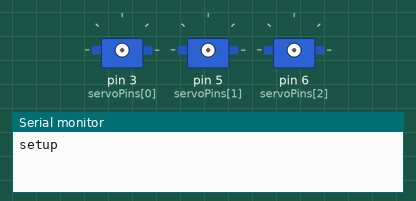
This sketch was run on a simulated Arduino Uno, built with avr-gcc and run on an emulated ATmega328P. Parts: 3 × servo, the last lines printed to the serial monitor.

Above: at 0.1 s.
At 5.2 s:
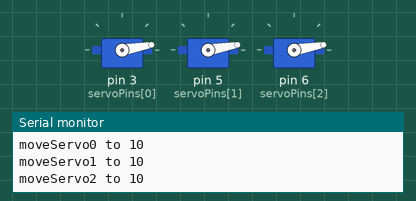
At 12.2 s:
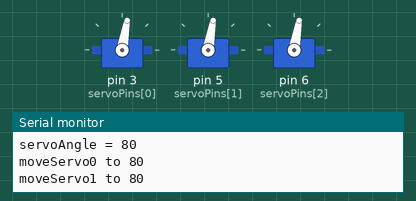
At 17.3 s:
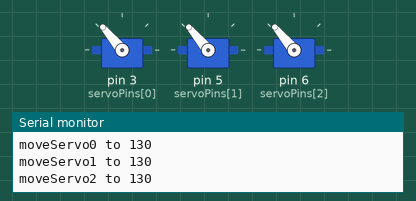
At 29.3 s:
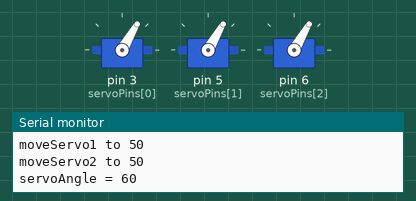
At 38.4 s:
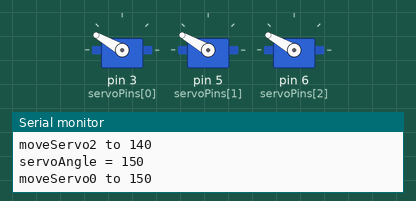
Timing chart, 0 to 40.0 s (numbered marks = the images above):
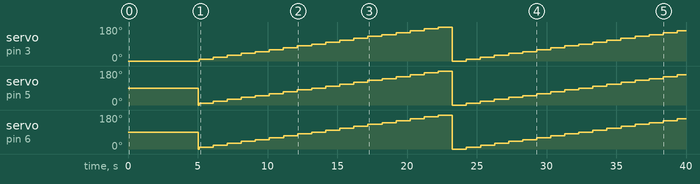

Measured:
- by itself, servo on pin 3 (servoPins[0]): 0° → 10° at 5.1 s, → 20° 1.0 s later, → 30° 1.0 s later, → 40° 1.0 s later, … (35 changes in this stretch)

The sketch:

TestServos.ino
```cpp
/* LIBRARIES */
#include <Servo.h>

/* SERVO PINS - PWD */
const int SERVO_COUNT = 3;
int servoPins[] = {3,5,6};
int servoAngle = 0;
Servo servos[SERVO_COUNT];

/* SETUP */
void setup() {
  //setup serial
  Serial.begin(9600);
  Serial.println("setup");
  delay(5000);

  //initialize servos
  for (int i=0; i<SERVO_COUNT; i++) {
    Serial.print("attach servo ");Serial.println(i);
    servos[i].attach(servoPins[i]);
    moveServo(i, servoAngle);
  }
}

void moveServo(int servoId, int degree) {
  Serial.print("moveServo");Serial.print(servoId);Serial.print(" to ");Serial.println(degree);
  servos[servoId].write(degree);
}


/* LOOP */
void loop() {
  servoAngle = servoAngle + 10;
  if (servoAngle > 180) servoAngle = 0;
  Serial.print("servoAngle = ");Serial.println(servoAngle);

  for (int i=0; i<SERVO_COUNT; i++) {                                 //for each target
    moveServo(i, servoAngle);
  }
  delay(1000);
}
```
